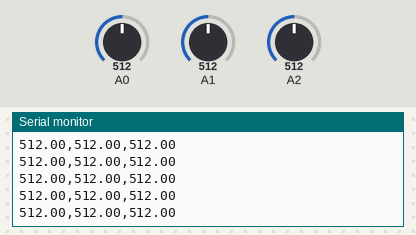
A sketch run on a simulated Arduino Uno, built with avr-gcc and run on an emulated ATmega328P. Shown: the last lines printed to the serial monitor. The inputs (shaded band) are chosen by the test bench; at power-on: A0 = 512, A1 = 512, A2 = 512.

Above: at 1.2 s.
1.3 s: A0 set to 986
At 1.8 s:
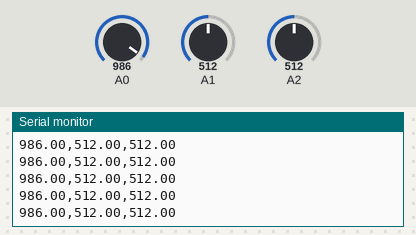
2.8 s: A0 set to 1007
At 3.5 s:
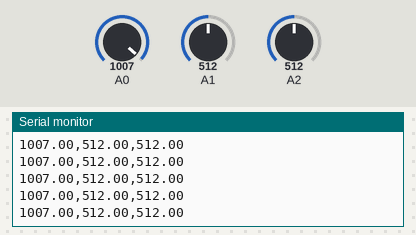
4.3 s: A1 set to 104
At 5.3 s:
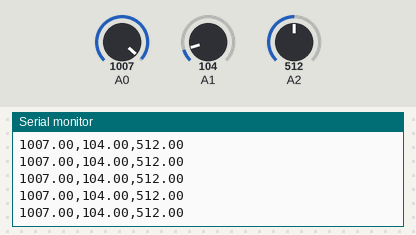
7.3 s: A1 set to 95
At 8.1 s:
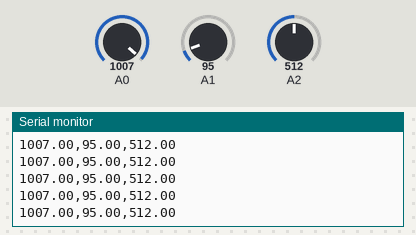
Timing chart, 0 to 10.3 s (numbered marks = the images above; inputs shaded):
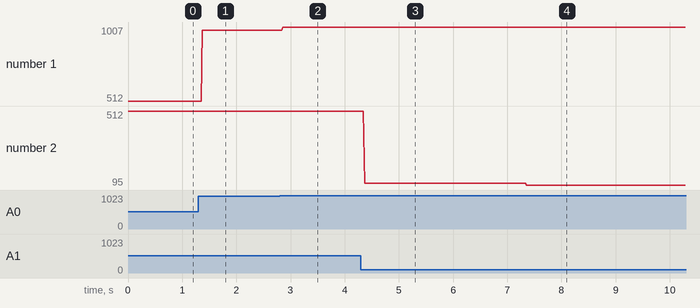

The sketch:

Serial_3Inputs.ino
```cpp
/* Set the delay between fresh samples */


float X, Y, Z;

void setup() {
  Serial.begin(9600);


}

void loop() {

X=analogRead(A0);
Y=analogRead(A1);
Z=analogRead(A2);

  Serial.print(X);
  Serial.print(",");
  Serial.print(Y);
  Serial.print(",");
  Serial.println(Z);


  delay(10);
}
```

Measured:
- after the input at 1.3 s, the serial monitor: prints a new line after 0.07 s (image 1)
- after the input at 2.8 s, the serial monitor: prints a new line after 0.06 s (image 2)
- after the input at 4.3 s, the serial monitor: prints a new line after 0.07 s (image 3)
- after the input at 7.3 s, the serial monitor: prints a new line after 0.06 s (image 4)
- plotted number 1: 512 → 986 after the input at 1.3 s, 986 → 1007 after the input at 2.8 s
- plotted number 2: 512 → 104 after the input at 4.3 s, 104 → 95 after the input at 7.3 s
